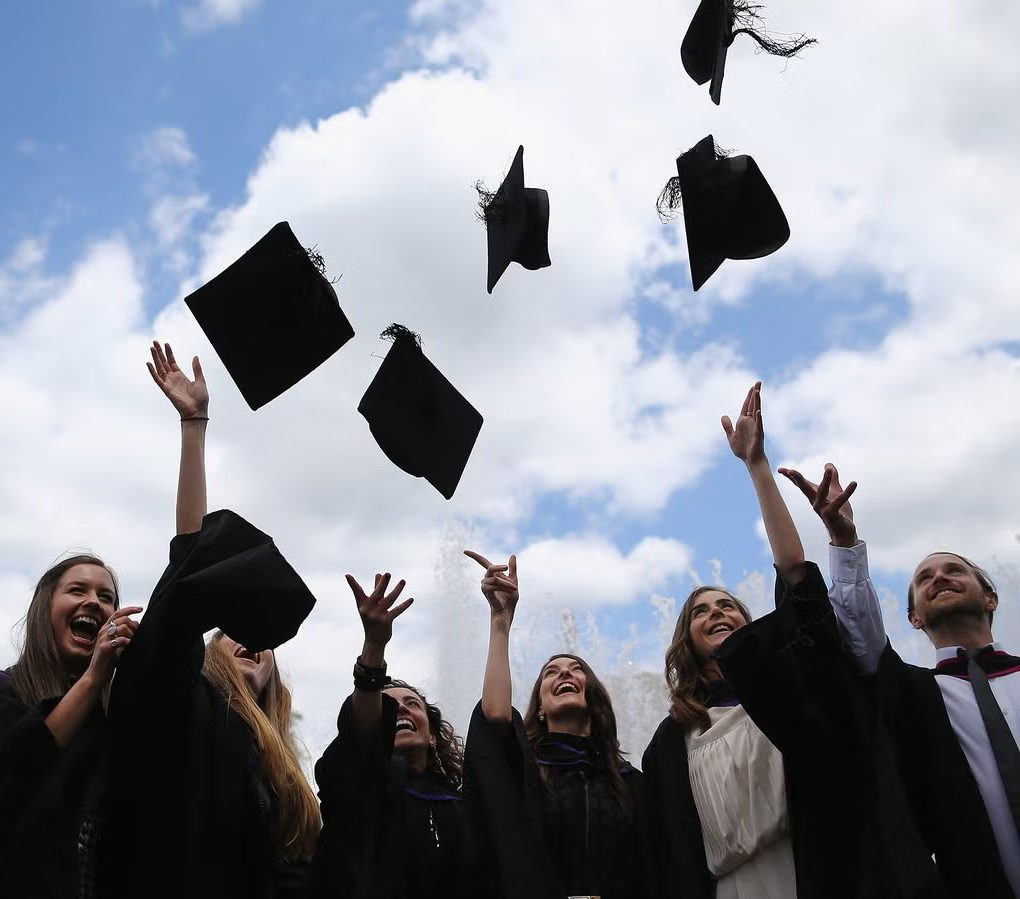
#> input picture images/hero/graduation.jpg, 1020 x 899 px, found by its file name
$ python share-card.py
#> lines starting #> are read from the running program, lines starting #| are printed output that depends on the picture
#!/usr/bin/env python3
"""Regenerate images/share.jpg, the 1200x630 card that WhatsApp, Facebook,
LinkedIn and X show when afaq.study is pasted into a conversation.

    pip install pillow
    python3 tools/share-card.py          # run from the repository root

It crops the hero photograph, washes it in the brand blue, and composites the
lockup and the headline on top. Playfair Display and Inter are fetched from
Google Fonts on first run and cached in .cache/ so the type matches the site
rather than falling back to whatever the machine happens to have installed.

If you change the card, rename the output or hang a query string off the URL in
index.html: WhatsApp and Facebook cache one preview per URL for weeks, so
reusing the name means nobody sees the new artwork.

This file is in .vercelignore and does not ship.
"""

import os
import urllib.request

from PIL import Image, ImageDraw, ImageFont

W, H = 1200, 630
DEEP = (12, 47, 107)      # --deep-blue  #0c2f6b
GOLD = (201, 168, 76)     # --accent-gold #c9a84c
CACHE = ".cache"

FONTS = {
    "playfair.ttf": "https://fonts.gstatic.com/s/playfairdisplay/v40/"
                    "nuFvD-vYSZviVYUb_rj3ij__anPXJzDwcbmjWBN2PKeiunDXbtY.ttf",
    "inter.ttf": "https://fonts.gstatic.com/s/inter/v20/"
                 "UcCO3FwrK3iLTeHuS_nVMrMxCp50SjIw2boKoduKmMEVuGKYAZ9hjQ.ttf",
}


def font(name, size, weight=None):
    os.makedirs(CACHE, exist_ok=True)
    path = os.path.join(CACHE, name)
    if not os.path.exists(path):
        urllib.request.urlretrieve(FONTS[name], path)
    f = ImageFont.truetype(path, size)
    if weight is not None:
        try:
            f.set_variation_by_axes([weight])
        except OSError:
            pass          # static build, already at the weight we want
    return f


# ---- background: cropped from the hero photograph, biased to the faces and
# raised hands at the foot of the frame rather than the empty sky above them.
src = Image.open("images/hero/graduation.jpg").convert("RGB")
#> src is the input picture: PIL image 1020x899 RGB; mean R, G, B 138.8, 143.3, 154.1
sw, sh = src.size
#> sw = 1020; sh = 899
ch = int(sw * H / W)
#> ch = 535
top = max(0, sh - ch - 40)
#> top = 324
bg = src.crop((0, top, sw, top + ch)).resize((W, H), Image.LANCZOS)
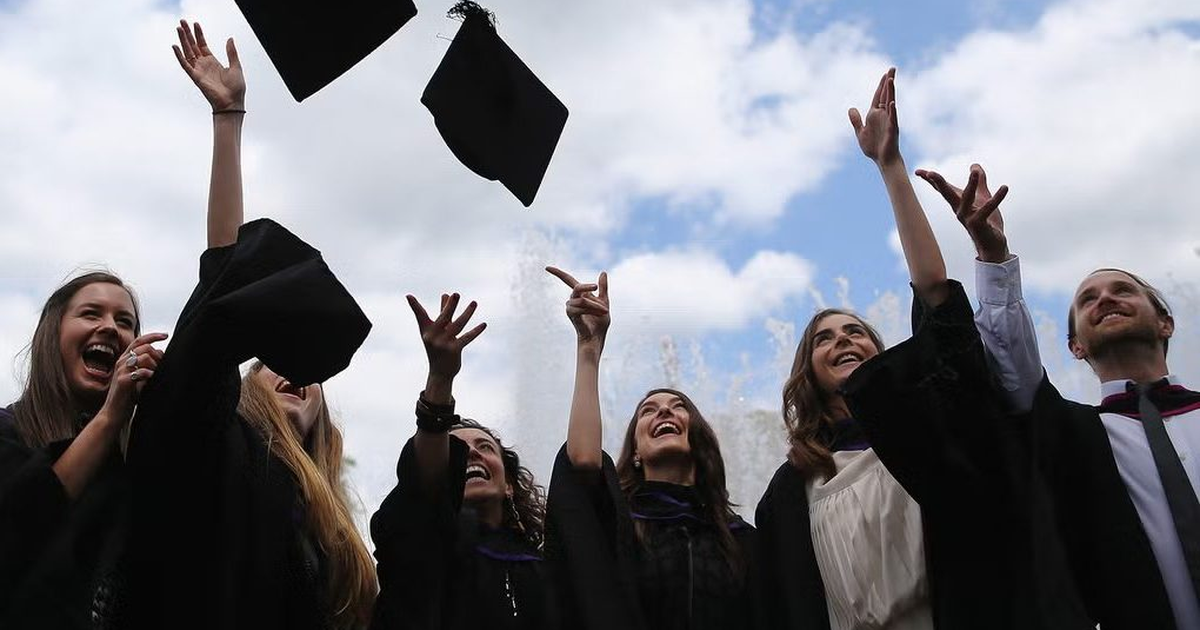
#> bg: PIL image 1200x630 RGB; mean R, G, B 123.5, 123.9, 130.2

# ---- scrim: a blue wash over the whole frame so white type is legible
# anywhere, deepened towards the left where the copy sits.
bg = Image.blend(bg, Image.new("RGB", (W, H), DEEP), 0.47)
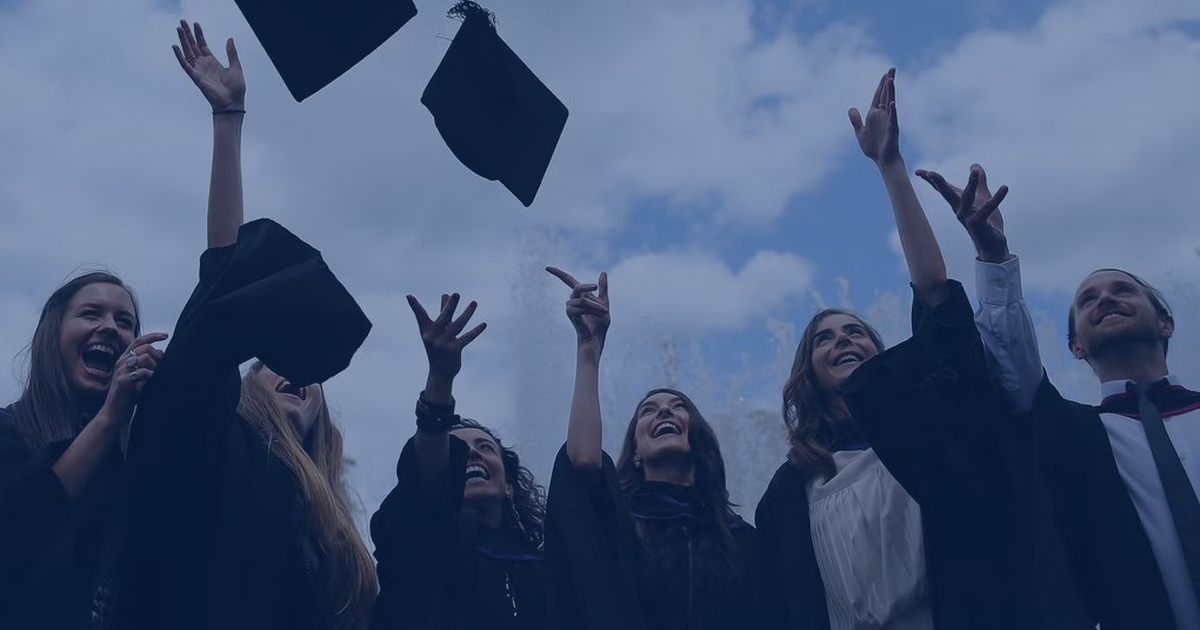
#> bg: PIL image 1200x630 RGB; mean R, G, B 70.6, 87.2, 118.8

grad = Image.new("L", (W, 1))
for x in range(W):
    a = max(0.0, 1.0 - (x / (W - 1)) / 0.78) ** 1.15
    grad.putpixel((x, 0), int(238 * a))
bg = Image.composite(Image.new("RGB", (W, H), DEEP), bg, grad.resize((W, H)))
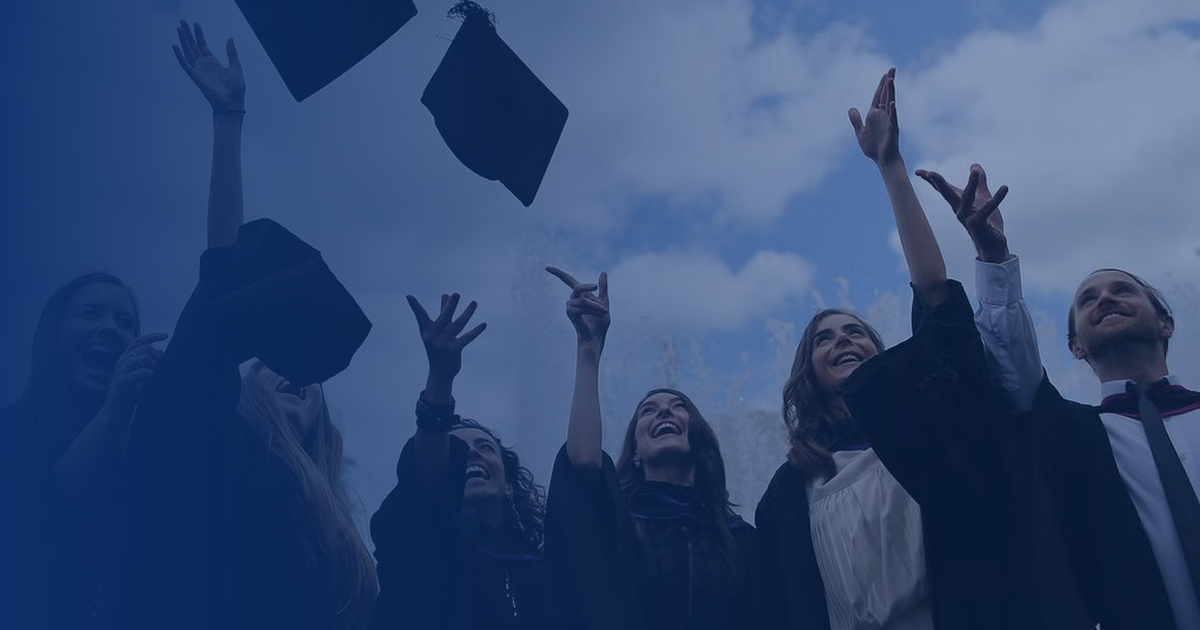
#> bg: PIL image 1200x630 RGB; mean R, G, B 51.3, 74.5, 116.1

draw = ImageDraw.Draw(bg)
draw.rectangle([0, H - 6, W, H], fill=GOLD)     # the gold rule the sections use

# ---- lockup and copy
#> (the run stopped early here; a loop or call above may not have finished)

$ run again, with images/hero/Placement Professionnel.jpg copied over images/hero/graduation.jpg
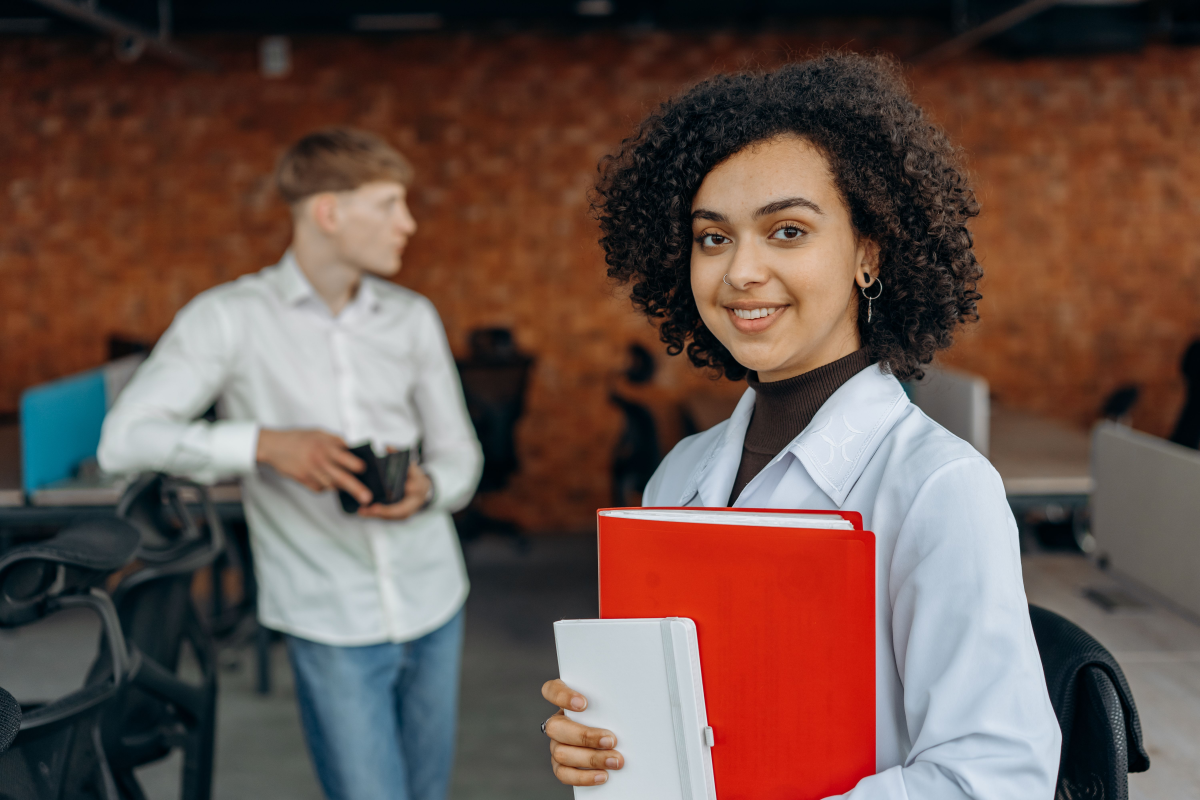
#> input picture images/hero/Placement Professionnel.jpg, 6000 x 4000 px, found by its file name (shown at 1/5 size)
#> src is the input picture: PIL image 6000x4000 RGB; mean R, G, B 104.6, 82.4, 75.4
#> `bg = Image.blend(bg, Image.new("RGB", (W, H), DEEP), 0.47)`:
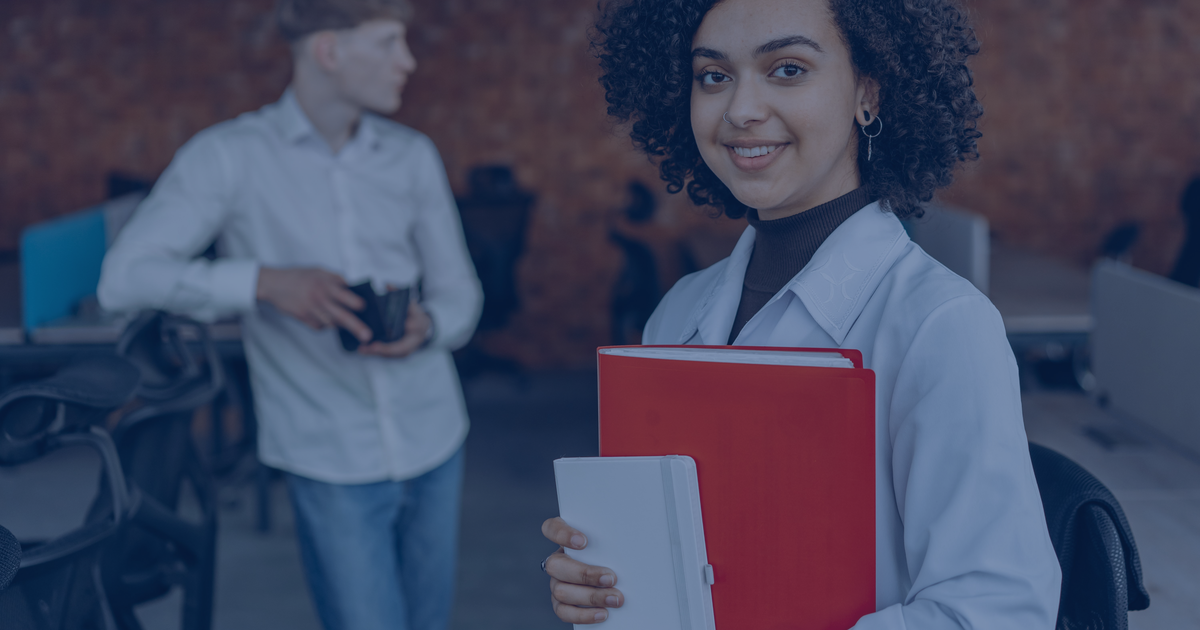
#> bg: PIL image 1200x630 RGB; mean R, G, B 67.4, 71.9, 96.4
#> `bg = Image.composite(Image.new("RGB", (W, H), DEEP), bg, grad.resize((..`:
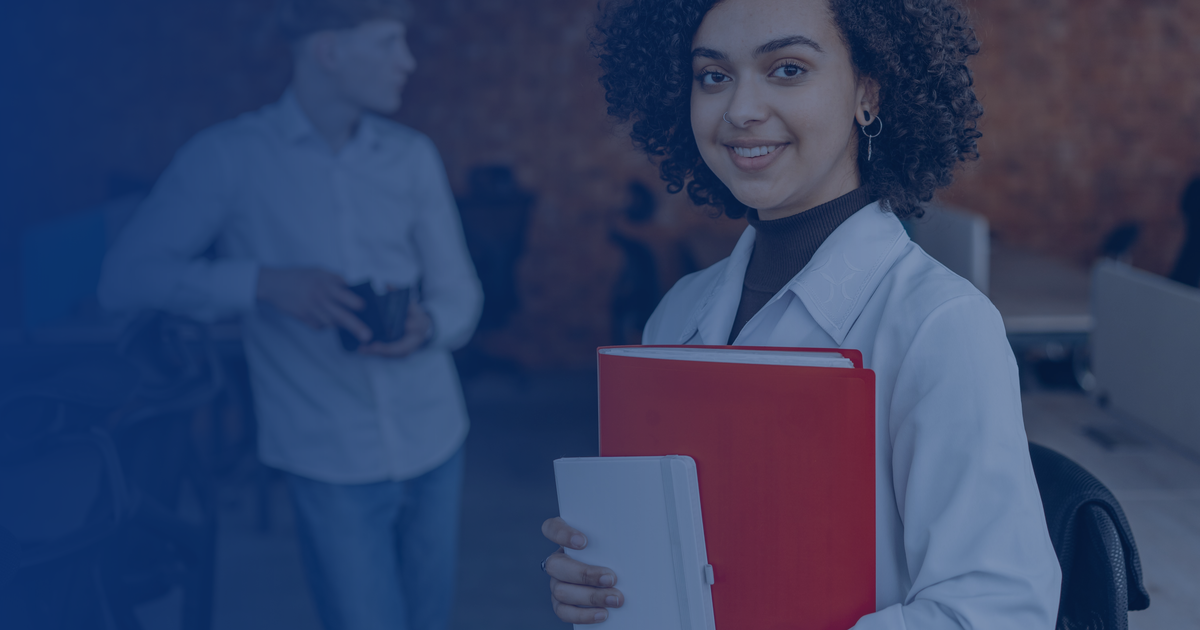
#> bg: PIL image 1200x630 RGB; mean R, G, B 51.6, 64.4, 100.6
